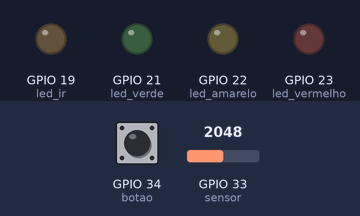
Bench run of a program on a simulated ESP32. Parts: output pins drawn as LEDs (lit = HIGH). Inputs (shaded band) come from the test bench; at power-on: GPIO 34 (botao) LOW, GPIO 33 (sensor) = 2048. WiFi joins after 1.5 s; servers stay silent unless stated; what the program prints to the serial monitor is not drawn.

Above: at 0.1 s.
At 2.7 s:
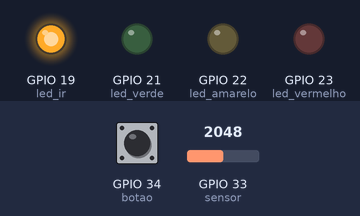
2.8 s: GPIO 34 (botao) driven HIGH
At 7.6 s:
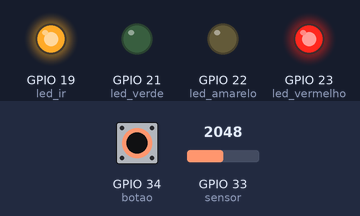
7.9 s: GPIO 34 (botao) driven LOW
9.5 s: GPIO 34 (botao) pulsed HIGH 2 times (0.12 s each, 0.3 s apart)
Timing chart, 0 to 12.5 s (numbered marks = the images above; inputs shaded):
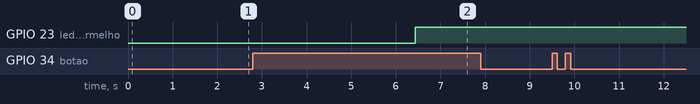

The program:

main.cpp
```cpp
//Bibliotecas
#include <stdio.h>
#include <Arduino.h>
#include <math.h>
#include <Wifi.h>
#include <HTTPClient.h>

//Nome das portas
#define led_ir 19
#define led_verde 21
#define led_amarelo 22
#define led_vermelho 23
#define botao 34
#define sensor 33

//Conexão com servidor
const char* ID = "ESP32_001";
const char* ssid = "Luan OI FIBRA 2G";
const char* password = "marcianepyetro";
const char* serverurl = "http://192.168.100.70:5000/dados";

//Declaração das funcões usadas
void f_leitura_sensor();
void f_botao_calibracao();
void f_calibracao_0();
void f_calibracao_50();
bool f_click_botao();
void f_pontos_carregamento();

/*
Parâmetros:
P = Parâmetro.
U = Usuário.

PU001 = Parâmetro de concentração de 0%. 430
PU002 = Parâmetro de concentração de 50%. 505
PU003 = Parâmetro de concentração de 100%. 335
Parâmetros */
float PU001 = 730;
float PU002 = 780;
float leitura = 0;
float concentracao = 0;
bool modo_calibracao = false;
unsigned long tempo = 0;


//Funções padrão
void setup(){
    pinMode(led_ir, OUTPUT);
    pinMode(led_verde, OUTPUT);
    pinMode(led_amarelo, OUTPUT);
    pinMode(led_vermelho, OUTPUT);
    pinMode(botao, INPUT);
    pinMode(sensor, INPUT);

    Serial.begin(115200);
    WiFi.begin(ssid, password);

    while(WiFi.status() != WL_CONNECTED){
        delay(500);
        Serial.print(".");
    }

    Serial.println("Wifi conectado");
}

void loop(){
    f_leitura_sensor();
    Serial.println(leitura);


    //Calibração
    f_botao_calibracao();

    if(modo_calibracao == true){
        f_calibracao_0();
    }
    //Calibração

    //Resposta do ESP com o servidor
    if((millis() - tempo) >= 5000000){
        if(WiFi.status() == WL_CONNECTED){
            HTTPClient http;
            http.begin(serverurl);
            http.addHeader("Content-Type", "application/json");
            String json = "{\"ID\": \""+ String(ID) +"\", \"temperatura\": " + String(leitura) +"}";
            int httpResponseCode = http.POST(json);
            Serial.println("Codigo de resposta:" + String(httpResponseCode));
            http.end();

            tempo = millis();
        }
    }
    //Resposta do ESP com o servidor

    delay(200);
}

//Funcões especiais
void f_leitura_sensor(){
    digitalWrite(led_ir, HIGH);
    delay(1000);

    for(int i = 0;i < 100;i ++){
        leitura = (leitura + analogRead(sensor));
        delay(5);
    }

    leitura = (leitura / 100);
    concentracao = (leitura - PU001) / ((PU002 - PU001) / 50);

    //digitalWrite(led_ir, LOW);
}


//Calibração
void f_botao_calibracao(){
    static unsigned long tempo_inicio;
    static bool botao_pressionado = false;

    if(digitalRead(botao) == true){
        if(botao_pressionado == false){
            tempo_inicio = millis();

            botao_pressionado = true;
        }

        if((millis() - tempo_inicio) >= 2000){
            Serial.println("Modo de calibracao");
            digitalWrite(led_vermelho, HIGH);

            while(digitalRead(botao) == true){
                delay(200);
            }
            modo_calibracao = true;
        }
    }

    else{
        tempo_inicio = 0;
        botao_pressionado = false;
        modo_calibracao = false;
    }
}

void f_calibracao_0(){
    bool concluido = false;

    Serial.println("Modo calibracao da solucao em 0% de oleo");
    Serial.println("Ao inserir a solucao de amostra no sensor, pressionar o botao de calibracao");

    while(concluido == false){
        f_click_botao();

        if(f_click_botao()){
            f_pontos_carregamento();
            f_leitura_sensor();

            PU001 = leitura;
            leitura = 0;

            Serial.print("Valor medido pelo sensor (PU001): ");
            Serial.println(PU001);
            delay(2000);

            concluido = true;
            f_calibracao_50();
        }
    }
}

void f_calibracao_50(){
    bool concluido = false;

    Serial.println("Modo calibracao da solucao em 50% de oleo");
    Serial.println("Ao inserir a solucao de amostra no sensor, pressionar o botao de calibracao");

    while(concluido == false){
        f_click_botao();

        if(f_click_botao()){
            f_pontos_carregamento();
            f_leitura_sensor();

            PU002 = leitura;
            leitura = 0;

            Serial.print("Valor medido pelo sensor (PU002): ");
            Serial.println(PU002);
            delay(3000);
            Serial.println("Fim da calibracao");

            digitalWrite(led_vermelho, LOW);

            concluido = true;
            modo_calibracao = false;
        }
    }
}
//Calibração


bool f_click_botao(){
    if(digitalRead(botao) == true){
        while(digitalRead(botao) == true){
            delay(200);
        }
        return true;
    }
    return false;

}


void f_pontos_carregamento(){
    for(int i = 0; i < 80; i ++){
        Serial.print("|");
        delay(100);
    }
    Serial.println("");
}

/*void Pisca_Led(){
    int tempo_high = 1;
    int tempo_low = 1;

    digitalWrite(led, HIGH);
    delay(tempo_high * 1000);

    digitalWrite(led, LOW);
    delay(tempo_low * 1000);
}
*/
```

Measured:
- after the input at 2.8 s, GPIO 23 (led_vermelho): LOW → HIGH after 3.6 s
- after the input at 7.9 s, every drawn part: stays the same
- after the input at 9.5 s, every drawn part: stays the same
